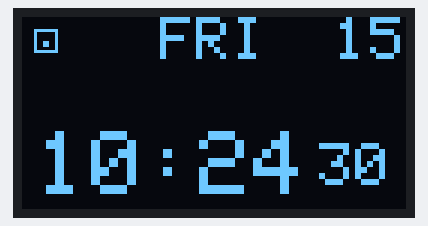
Bench run of a sketch on a simulated Arduino Uno, built with avr-gcc and run on an emulated ATmega328P. On the bench: 128×64 one-colour display. The local clock reads 2024-03-15 10:24:30 at power-on unless the sketch sets it.

Above: at 0.1 s.
At 4.3 s:
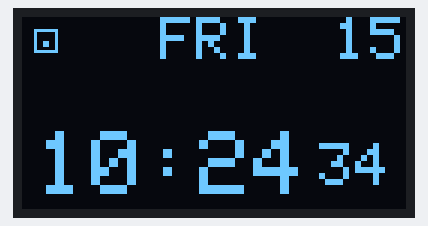
At 9.5 s:
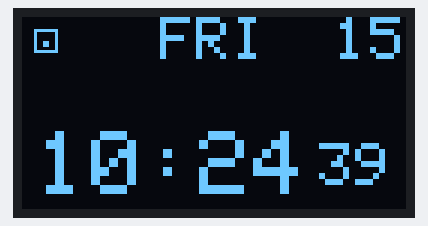
At 19.4 s:
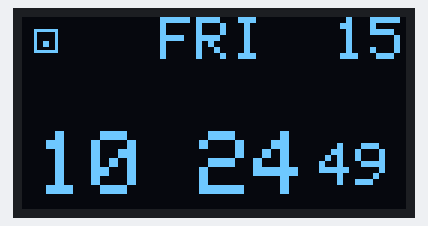
At 29.4 s:
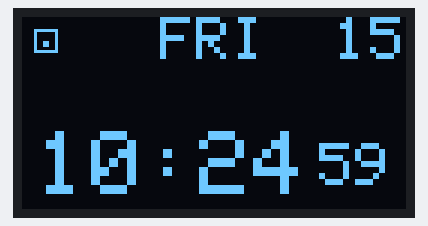
At 39.3 s:
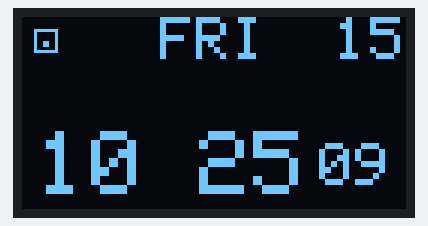

The sketch:

sketch_jul10b.ino
```cpp
#include <Wire.h>
#include "RTClib.h"
#include <Adafruit_GFX.h>
#include <Adafruit_SSD1306.h>

#define SCREEN_WIDTH 128
#define SCREEN_HEIGHT 64

Adafruit_SSD1306 display(SCREEN_WIDTH, SCREEN_HEIGHT, &Wire, -1);
RTC_DS3231 rtc;

bool alarmActive = true;  // toggle to false to simulate OFF
bool showColon = true;
unsigned long lastBlink = 0;
const long blinkInterval = 500;  // ms

const uint8_t bellBitmap[8] PROGMEM = {
  0b11111111, // ████████
  0b10000001, // █      █
  0b10000001, // █      █
  0b10000001, // █      █
  0b10000001, // █      █
  0b10000001, // █      █
  0b10000001, // █      █
  0b11111111  // ████████
};

const uint8_t hollowSquareBitmap[8] PROGMEM = {
  0b11111111, // row 0 → ████████
  0b10000001, // row 1 → █      █
  0b10000001, // row 2 → █      █
  0b10000001, // row 3 → █      █
  0b10011001, // row 4 → █      █
  0b10011001, // row 5 → █      █
  0b10000001, // row 6 → █      █
  0b11111111  // row 7 → ████████
};


void setup() {
  Serial.begin(9600);

  if (!rtc.begin()) {
    Serial.println("Couldn't find RTC");
    while (1)
      ;
  }
  if (rtc.lostPower()) {
    Serial.println("RTC lost power, setting time!");
    rtc.adjust(DateTime(F(__DATE__), F(__TIME__)));
  }

  if (!display.begin(SSD1306_SWITCHCAPVCC, 0x3C)) {
    Serial.println(F("SSD1306 allocation failed"));
    for (;;)
      ;
  }
  display.clearDisplay();
}

void loop() {
  DateTime now = rtc.now();
  display.clearDisplay();

  // --------- Top Row: AL | DAY | DATE ---------
  display.setTextSize(2);
  display.setTextColor(SSD1306_WHITE);

  // display.setCursor(0, 0);
  if (alarmActive) {
    display.drawBitmap(4, 4, hollowSquareBitmap, 8, 8, WHITE);
    // display.drawBitmap(10, 20, bellBitmap, 8, 8, SSD1306_WHITE); // Bell ON indicator
  } else {
    display.print("-");  // Bell OFF indicator
  }

  String dayOfWeek = dayToString(now.dayOfTheWeek());
  int16_t x1, y1;
  uint16_t w_day, h_day;
  display.getTextBounds(dayOfWeek, 0, 0, &x1, &y1, &w_day, &h_day);
  display.setCursor((SCREEN_WIDTH - w_day) / 2, 0);
  display.print(dayOfWeek);

  String dayOfMonth = String(now.day());
  int16_t x2, y2;
  uint16_t w_date, h_date;
  display.getTextBounds(dayOfMonth, 0, 0, &x2, &y2, &w_date, &h_date);
  display.setCursor(SCREEN_WIDTH - w_date, 0);
  display.print(dayOfMonth);

  // --------- Blinking colon ----------
  if (millis() - lastBlink >= blinkInterval) {
    lastBlink = millis();
    showColon = !showColon;
  }

  // --------- Bottom: HH:MMss as one line ----------
  int displayHour = now.twelveHour();
  if (displayHour == 0) displayHour = 12;

  char timeString[6];  // "HH:MM"
  sprintf(timeString, "%02d%c%02d", displayHour, showColon ? ':' : ' ', now.minute());

  char secString[3];  // "ss"
  sprintf(secString, "%02d", now.second());

  // Measure widths to align as a block
  display.setTextSize(3);
  display.getTextBounds(timeString, 0, 0, &x1, &y1, &w_day, &h_day);

  display.setTextSize(2);
  display.getTextBounds(secString, 0, 0, &x2, &y2, &w_date, &h_date);

  uint16_t totalWidth = w_day + w_date + 4;  // small gap between
  int16_t startX = (SCREEN_WIDTH - totalWidth) / 2;
  int16_t yPos = SCREEN_HEIGHT - h_day - 2;

  // Draw HH:MM (large)
  display.setTextSize(3);
  display.setCursor(startX, yPos);
  display.print(timeString);

  // Draw ss (smaller, inline)
  display.setTextSize(2);
  display.setCursor(startX + w_day + 4, yPos + 4);  // slight vertical adjust
  display.print(secString);

  display.display();
  delay(100);  // smooth refresh
}

String dayToString(uint8_t day) {
  switch (day) {
    case 0: return "SUN";
    case 1: return "MON";
    case 2: return "TUE";
    case 3: return "WED";
    case 4: return "THU";
    case 5: return "FRI";
    case 6: return "SAT";
    default: return "UNK";
  }
}
```

Measured:
- what the display in image 1 shows lasts 0.6 s, from 4.2 s to 4.8 s
